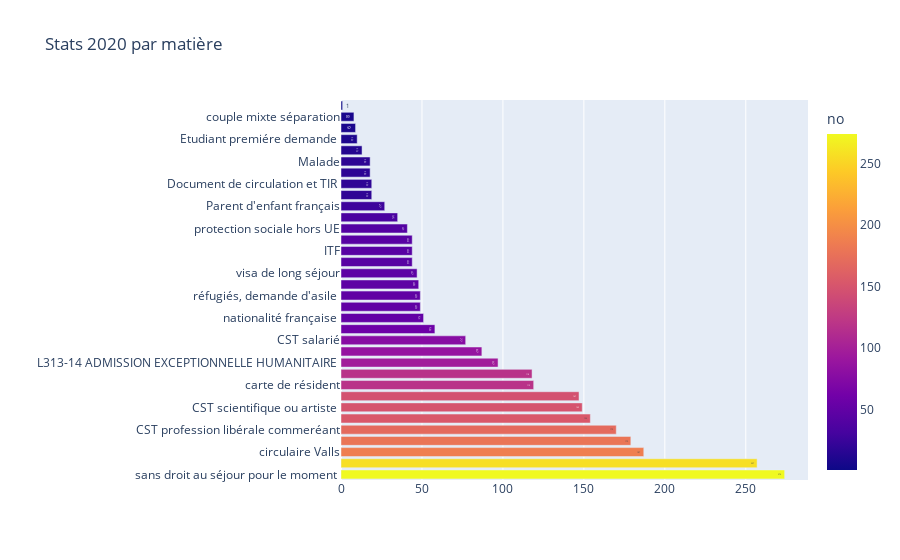

The cell this chart's notebook holds for it:
### Markdown cell above
ODTI _ Inactivité, chômage et emploi des descendants d'immigrés  et des immigrés par  
                                          origine géographique en 2020

### Code cell
'Stats 2020 par matière'

### Figure 1 — Plotly figure (JSON) as saved in the notebook; plotly's stock layout.template omitted (floating-point values rounded to 4 significant figures)
{"data": [{"alignmentgroup": "True", "hovertemplate": "no=%{marker.color}<br>Stats_2020_par_matiére=%{y}<extra></extra>", "legendgroup": "", "marker": {"color": [274, 257, 187, 179, 170, 154, 149, 147, 119, 118, 97, 87, 77, 58, 51, 49, 49, 48, 47, 44, 44, 44, 41, 35, 27, 19, 19, 18, 18, 13, 10, 9, 8, 1], "coloraxis": "coloraxis"}, "name": "", "offsetgroup": "", "orientation": "h", "showlegend": false, "text": [274, 257, 187, 179, 170, 154, 149, 147, 119, 118, 97, 87, 77, 58, 51, 49, 49, 48, 47, 44, 44, 44, 41, 35, 27, 19, 19, 18, 18, 13, 10, 9, 8, 1], "textposition": "auto", "type": "bar", "x": [274, 257, 187, 179, 170, 154, 149, 147, 119, 118, 97, 87, 77, 58, 51, 49, 49, 48, 47, 44, 44, 44, 41, 35, 27, 19, 19, 18, 18, 13, 10, 9, 8, 1], "xaxis": "x", "y": ["sans droit au séjour pour le moment ", "état civil/difficultés avec l'administration", "circulaire Valls", "besoin de prise de RDv Préfécture ", "CST profession libérale commeréant", "CST visiteur ", "CST scientifique ou artiste ", "retraité", "carte de résident", "VPF L313-11-7 et 2, ", "L313-14 ADMISSION EXCEPTIONNELLE HUMANITAIRE ", "cst TRAVAILLEUR TEMPORAIRE ", "CST salarié", "citoyens de l'UE: droits sociaux ", "nationalité française ", "réunification familiale de réfugié", "réfugiés, demande d'asile ", "regroupement familial ", "visa de long séjour", "visa de court séjour ", "ITF", "OQTF", "protection sociale hors UE", "ascendant à charge ", "Parent d'enfant français", "mineur isolé ", "Document de circulation et TIR ", "accompagnant de malade ", "Malade", "etudiant changeant de statut ", "Etudiant premiére demande ", "couple mixte, mariage et pacs ", "couple mixte séparation", "Violences conjugales, ordonnances de protection, séjour  "], "yaxis": "y"}], "layout": {"barmode": "stack", "coloraxis": {"colorbar": {"title": {"text": "no"}}, "colorscale": [[0, "#0d0887"], [0.1111, "#46039f"], [0.2222, "#7201a8"], [0.3333, "#9c179e"], [0.4444, "#bd3786"], [0.5556, "#d8576b"], [0.6667, "#ed7953"], [0.7778, "#fb9f3a"], [0.8889, "#fdca26"], [1, "#f0f921"]]}, "legend": {"tracegroupgap": 0}, "title": {"text": "Stats 2020 par matière"}, "xaxis": {"anchor": "y", "domain": [0, 1], "title": {"text": ""}}, "yaxis": {"anchor": "x", "domain": [0, 1], "title": {"text": ""}}}}
